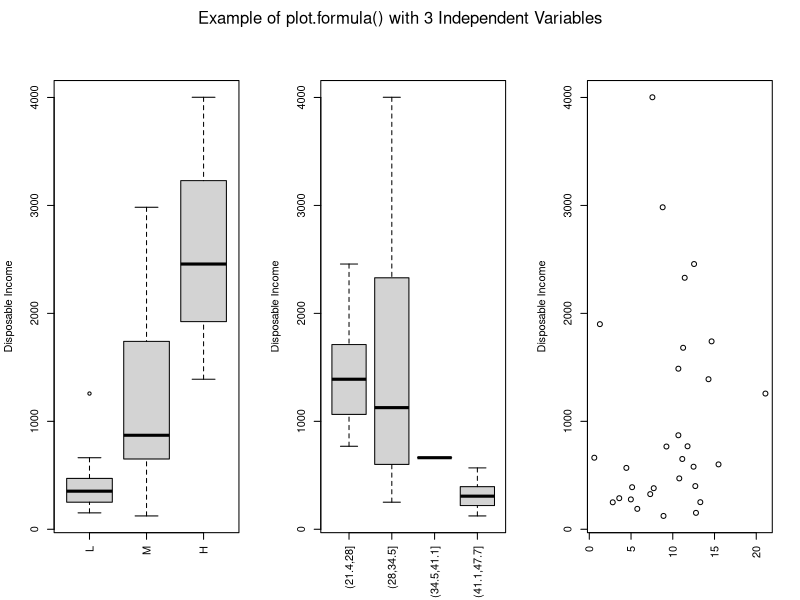

This chart was generated by the following R code:
par( mfrow=c( 1, 3 ), oma=c( 0, 0, 2, 0 ) )

ord = order(
  LifeCycleSavings$pop75
)
pop75.ordered=LifeCycleSavings$pop75[ ord ]
pop15.ordered=LifeCycleSavings$pop15[ ord ]
dpi.ordered=LifeCycleSavings$dpi[ ord ]
sr.ordered=LifeCycleSavings$sr[ ord ]
LCS = data.frame(
  dpi=dpi.ordered,
  pop75.f=cut( 
    pop75.ordered, 
    3, 
    labels=c( "L", "M", "H" ) 
  ),
  pop15.f=cut( 
    pop15.ordered, 
    4 
  ),
  sr.ordered 
)

plot( 
  dpi ~ ., 
  data=LCS, 
  subset=11:40,  
  ylab="Disposable Income",
  ask=FALSE, 
  las=3, 
  xlab=""  
)
mtext( 
  "Example of plot.formula() with 3 Independent Variables",
  side=3, 
  outer=TRUE 
  )

par( mfrow=c( 1, 1 ), oma=c( 0, 0, 0, 0 ) )
